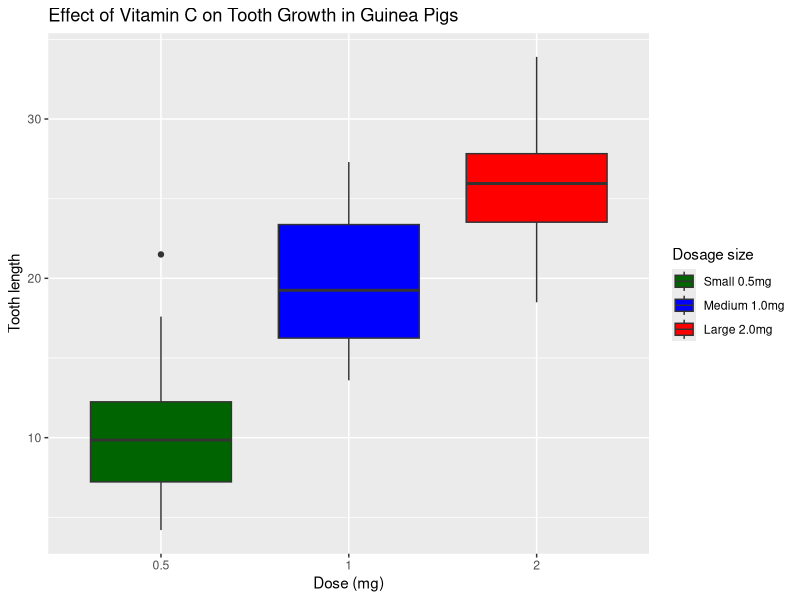
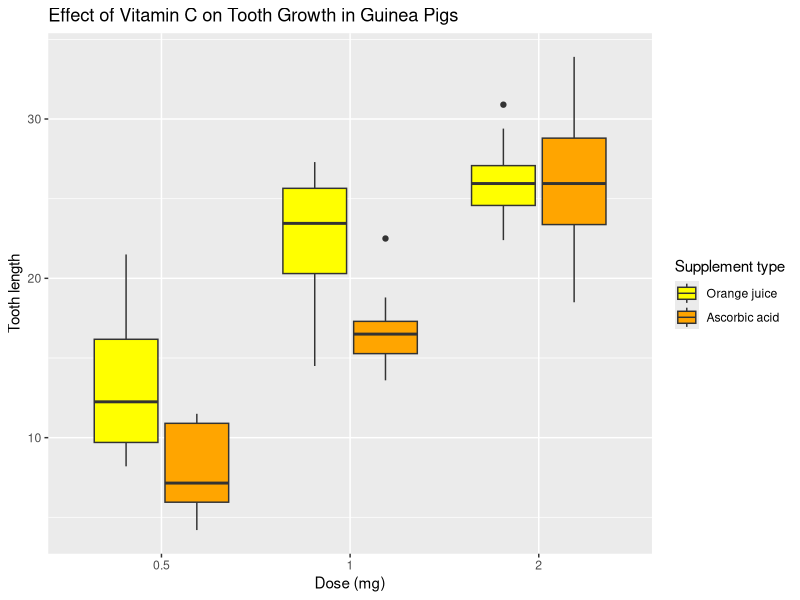
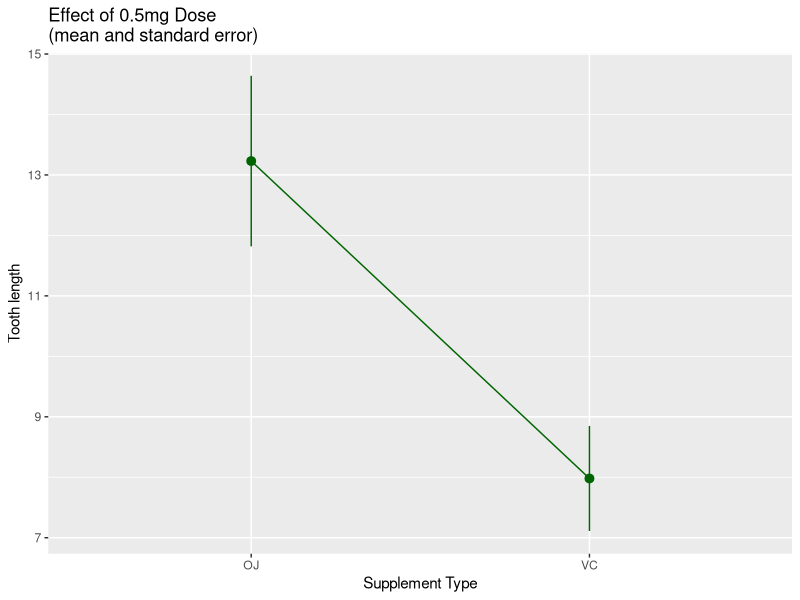
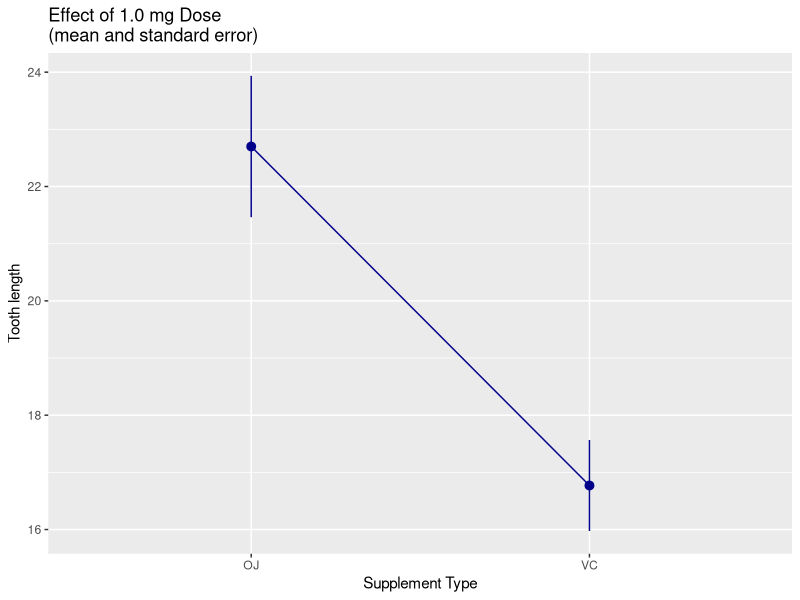
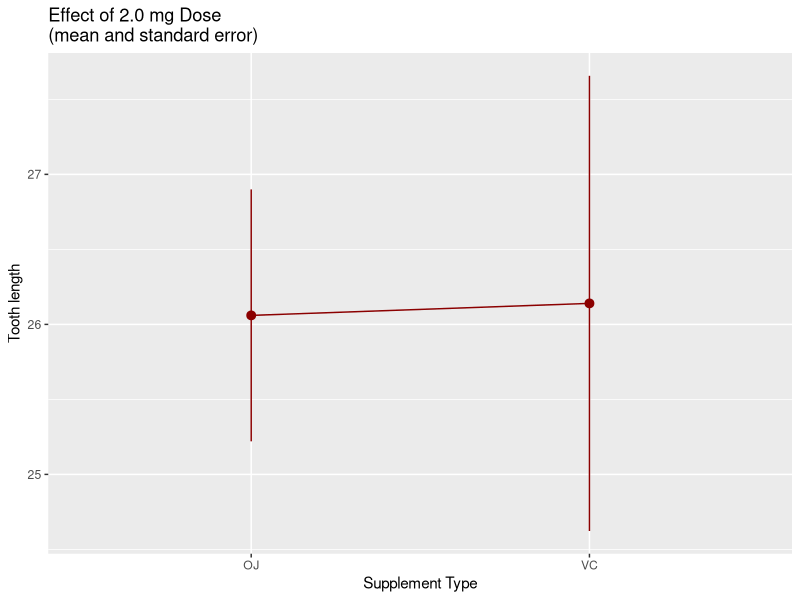

Generate these figures, in order, with R:
## ---- chunk 1
knitr::opts_chunk$set(fig.width=3, fig.height=2.2, fig.path='Figs/',warning=FALSE, message=FALSE)
## ---- chunk 2
library(ggplot2)
library(dplyr)
library(reshape2)
library(scales)
## ---- chunk 3
g <- ggplot(data.frame(ToothGrowth),aes(x=as.factor(dose), y=len, fill=as.factor(dose))) + 
     geom_boxplot(stat="boxplot") +
     scale_fill_manual(values=c("dark green" ,"blue", "red" ),
                       name="Dosage size",                                                   breaks=c(0.5,1.0,2.0),
                       labels=c("Small 0.5mg","Medium 1.0mg","Large 2.0mg")) +
     xlab("Dose (mg)") + ylab("Tooth length") +
     ggtitle("Effect of Vitamin C on Tooth Growth in Guinea Pigs") 
print(g)
## ---- chunk 4
g <- ggplot(data.frame(ToothGrowth),aes(x=as.factor(dose), y=len, fill=supp)) + 
     geom_boxplot(stat="boxplot") +
     scale_fill_manual(values=c("yellow" ,"orange" ),
                         name="Supplement type",                                               breaks=c("OJ", "VC"),
                         labels=c("Orange juice", "Ascorbic acid")) +
     xlab("Dose (mg)") + ylab("Tooth length") +
     ggtitle("Effect of Vitamin C on Tooth Growth in Guinea Pigs")
print(g)
## ---- chunk 5
d0.5 = ToothGrowth %>% filter(dose==0.5) 
d0.5VC <- ToothGrowth %>% filter(dose==0.5&supp=="VC") %>% select(len)
d0.5OJ <- ToothGrowth %>% filter(dose==0.5&supp=="OJ") %>% select(len)
## ---- chunk 6
g <- ggplot(d0.5, aes(y = len, x = supp, group = dose)) + 
  stat_summary(fun.y = mean,
               fun.ymin = function(x) mean(x) - sd(x)/sqrt(10), 
               fun.ymax = function(x) mean(x) + sd(x)/sqrt(10),
               aes(width=1), 
               geom = "pointrange", colour = "dark green") +
  stat_summary(fun.y = mean, geom = "line", colour = "dark green" ) +
  xlab("Supplement Type") + ylab("Tooth length") +
  ggtitle("Effect of 0.5mg Dose\n(mean and standard error)")
print(g)
## ---- chunk 7
d1.0 = ToothGrowth %>% filter(dose==1.0) 
d1.0VC <- ToothGrowth %>% filter(dose==1.0&supp=="VC") %>% select(len)
d1.0OJ <- ToothGrowth %>% filter(dose==1.0&supp=="OJ") %>% select(len)
## ---- chunk 8
g <- ggplot(d1.0, aes(y = len, x = supp, group = dose)) + 
  stat_summary(fun.y = mean,
               fun.ymin = function(x) mean(x) - sd(x)/sqrt(10), 
               fun.ymax = function(x) mean(x) + sd(x)/sqrt(10), 
               aes(width=1),
               geom = "pointrange", colour = "dark blue") +
  stat_summary(fun.y = mean, geom = "line", colour = "dark blue") +
  xlab("Supplement Type") + ylab("Tooth length") +
  ggtitle("Effect of 1.0 mg Dose\n(mean and standard error)")
print(g)
## ---- chunk 9
d2.0 = ToothGrowth %>% filter(dose==2.0) 
d2.0VC <- ToothGrowth %>% filter(dose==2.0&supp=="VC") %>% select(len)
d2.0OJ <- ToothGrowth %>% filter(dose==2.0&supp=="OJ") %>% select(len)
## ---- chunk 10
g <- ggplot(d2.0, aes(y = len, x = supp, group = dose)) + 
  stat_summary(fun.y = mean,
               fun.ymin = function(x) mean(x) - sd(x)/sqrt(10), 
               fun.ymax = function(x) mean(x) + sd(x)/sqrt(10),
               aes(width=1),
               geom = "pointrange", colour = "dark red") +
  stat_summary(fun.y = mean, geom = "line", colour = "dark red") +
  xlab("Supplement Type") + ylab("Tooth length") +
  ggtitle("Effect of 2.0 mg Dose\n(mean and standard error)")
print(g)
